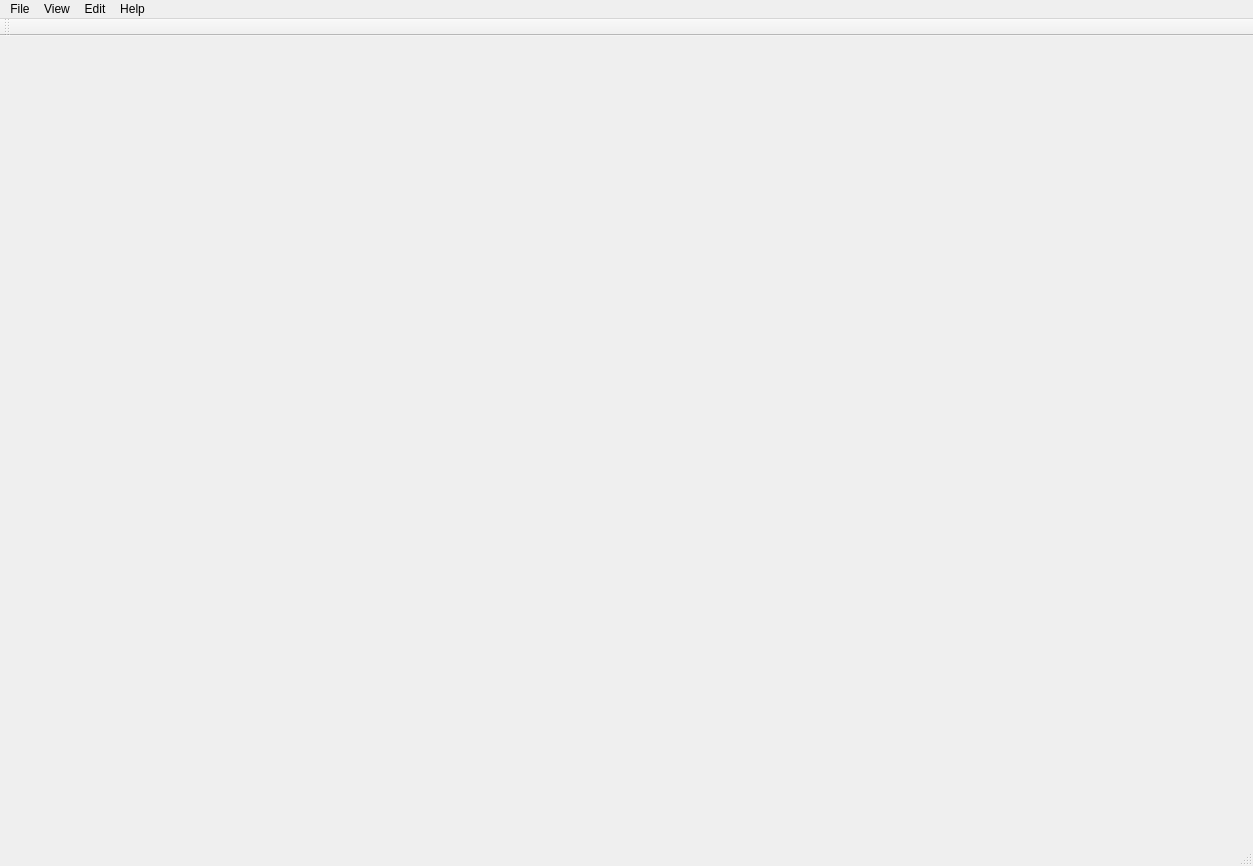
<?xml version="1.0" encoding="UTF-8"?>
<ui version="4.0">
 <class>MainWindow</class>
 <widget class="QMainWindow" name="MainWindow">
  <property name="geometry">
   <rect>
    <x>0</x>
    <y>0</y>
    <width>1253</width>
    <height>866</height>
   </rect>
  </property>
  <property name="windowTitle">
   <string>PVMT_SNAP editor</string>
  </property>
  <widget class="QWidget" name="centralwidget"/>
  <widget class="QMenuBar" name="menubar">
   <property name="geometry">
    <rect>
     <x>0</x>
     <y>0</y>
     <width>1253</width>
     <height>22</height>
    </rect>
   </property>
   <widget class="QMenu" name="menuFile">
    <property name="title">
     <string>File</string>
    </property>
    <addaction name="actionLogout"/>
    <addaction name="separator"/>
    <addaction name="actionExit"/>
   </widget>
   <widget class="QMenu" name="menuView">
    <property name="title">
     <string>View</string>
    </property>
    <addaction name="actionAnalysis_Sections"/>
    <addaction name="actionConstruction_Rehab_History"/>
    <addaction name="actionConst_Rehab_Layer_Detail"/>
    <addaction name="actionProject"/>
   </widget>
   <widget class="QMenu" name="menuHelp">
    <property name="title">
     <string>Help</string>
    </property>
    <addaction name="actionContents"/>
    <addaction name="separator"/>
    <addaction name="actionAbout"/>
   </widget>
   <widget class="QMenu" name="menuEdit">
    <property name="title">
     <string>Edit</string>
    </property>
    <addaction name="actionAdd"/>
    <addaction name="actionUpdate"/>
    <addaction name="actionCopy"/>
    <addaction name="actionPaste"/>
    <addaction name="actionDelete"/>
    <addaction name="separator"/>
   </widget>
   <addaction name="menuFile"/>
   <addaction name="menuView"/>
   <addaction name="menuEdit"/>
   <addaction name="menuHelp"/>
  </widget>
  <widget class="QToolBar" name="toolBar">
   <property name="windowTitle">
    <string>toolBar</string>
   </property>
   <attribute name="toolBarArea">
    <enum>TopToolBarArea</enum>
   </attribute>
   <attribute name="toolBarBreak">
    <bool>false</bool>
   </attribute>
  </widget>
  <widget class="QStatusBar" name="statusBar"/>
  <action name="actionExit">
   <property name="text">
    <string>Exit</string>
   </property>
  </action>
  <action name="actionLogout">
   <property name="text">
    <string>Logout</string>
   </property>
  </action>
  <action name="actionAnalysis_Sections">
   <property name="text">
    <string>Analysis Sections</string>
   </property>
  </action>
  <action name="actionConstruction_Rehab_History">
   <property name="text">
    <string>Construction Rehab History</string>
   </property>
  </action>
  <action name="actionConst_Rehab_Layer_Detail">
   <property name="text">
    <string>Const Rehab Layer Detail</string>
   </property>
  </action>
  <action name="actionProject">
   <property name="text">
    <string>Project</string>
   </property>
  </action>
  <action name="actionAbout">
   <property name="text">
    <string>About</string>
   </property>
  </action>
  <action name="actionUpdate">
   <property name="text">
    <string>Update</string>
   </property>
   <property name="toolTip">
    <string>Update Existing Section Data</string>
   </property>
   <property name="statusTip">
    <string>Update Existing Section Data</string>
   </property>
  </action>
  <action name="actionDelete">
   <property name="text">
    <string>Delete</string>
   </property>
  </action>
  <action name="actionsplit">
   <property name="text">
    <string>Split</string>
   </property>
  </action>
  <action name="actionShift">
   <property name="text">
    <string>Shift</string>
   </property>
  </action>
  <action name="actionMerge">
   <property name="text">
    <string>Merge</string>
   </property>
   <property name="toolTip">
    <string>Merge Two Sections</string>
   </property>
   <property name="statusTip">
    <string>Merge Two Sections</string>
   </property>
  </action>
  <action name="actionAdjust">
   <property name="text">
    <string>Adjust</string>
   </property>
  </action>
  <action name="actionCopy">
   <property name="text">
    <string>Copy</string>
   </property>
   <property name="toolTip">
    <string> Copy Project  Data from a Section</string>
   </property>
   <property name="statusTip">
    <string>Copy Project Data From a Section</string>
   </property>
  </action>
  <action name="actionContents">
   <property name="text">
    <string>Contents</string>
   </property>
  </action>
  <action name="actionPaste">
   <property name="text">
    <string>Paste</string>
   </property>
   <property name="toolTip">
    <string>Paste Project Data to a Section</string>
   </property>
  </action>
  <action name="actionTo_Section">
   <property name="text">
    <string>To Section</string>
   </property>
  </action>
  <action name="actionTo_Road">
   <property name="text">
    <string>To Road</string>
   </property>
  </action>
  <action name="actionAdd">
   <property name="text">
    <string>Add</string>
   </property>
  </action>
 </widget>
 <resources/>
 <connections>
  <connection>
   <sender>actionExit</sender>
   <signal>triggered()</signal>
   <receiver>MainWindow</receiver>
   <slot>close()</slot>
   <hints>
    <hint type="sourcelabel">
     <x>-1</x>
     <y>-1</y>
    </hint>
    <hint type="destinationlabel">
     <x>399</x>
     <y>299</y>
    </hint>
   </hints>
  </connection>
 </connections>
</ui>
